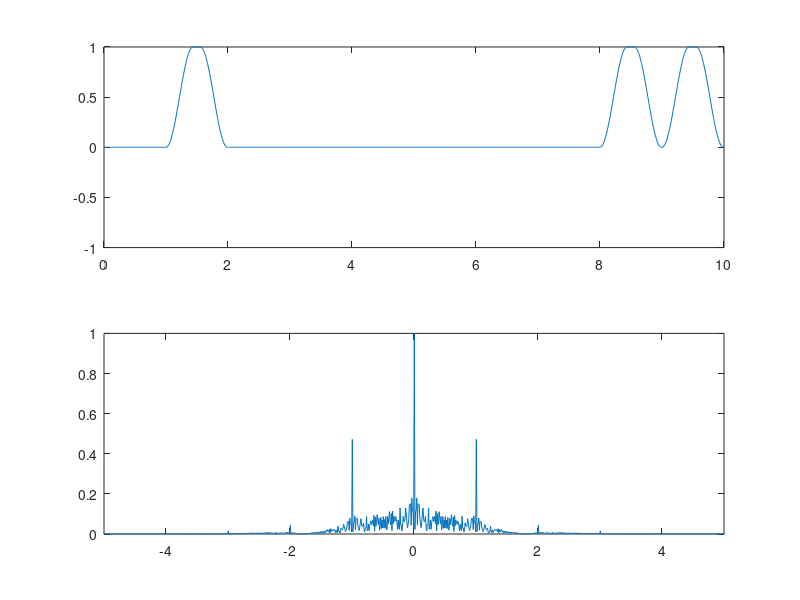
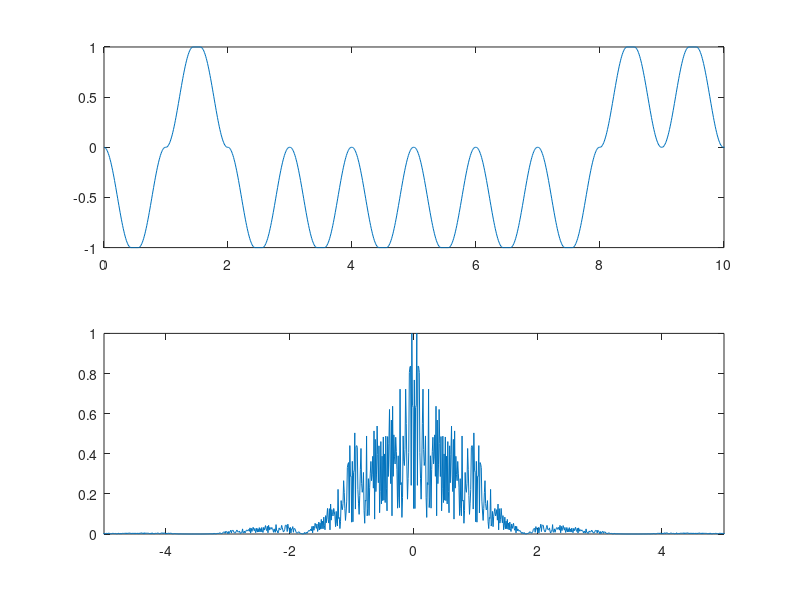

Source code (MATLAB) for these figures, in order:
close all;

%% Unipolar Raised Cosine


alpha = 0.8;                     
t = linspace(0,(1+alpha)/2,50);
h = 1*(t<=(1-alpha)/2) + (0.5+0.5*cos(pi/alpha*(t-(1-alpha)/2))) .* (t>(1-alpha)/2);
h = [fliplr(h),h];

bk = rand(1,100)>0.5;
x = bk'*h;
x = x';
x = x(:)';
t = 0:1/100:100-1/100;
subplot(211);plot(t,x); axis([0,10,-1,1]);

X = abs(fftshift(fft(x)));
X = X/max(X);
f = linspace(-50,50,length(X));
subplot(212);plot(f,X);axis([-5,5,0,1]);


%% Polar Raised Cosine


bk = 2*bk-1;
x = bk'*h;
x = x';
x = x(:)';
t = 0:1/100:100-1/100;
figure();
subplot(211);plot(t,x); axis([0,10,-1,1]);

X = abs(fftshift(fft(x)));
X = X/max(X);
f = linspace(-50,50,length(X));
subplot(212);plot(f,X);axis([-5,5,0,1]);






